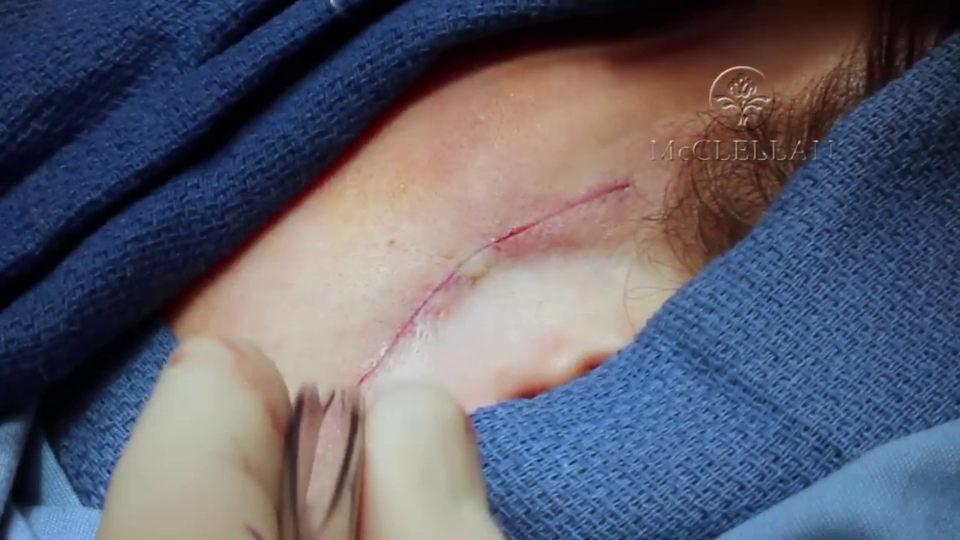
#> input picture original_frames/frame_0001.jpg, 1920 x 1080 px, given in place of suturing-real.mp4, which was not available (shown at 1/2 size)
$ python 01-segment.py
#> lines starting #> are read from the running program, lines starting #| are printed output that depends on the picture; after the words box and inside, x2 and y2 are one past the last pixel; in counts of white or black regions, pixels touching at a corner belong together; pictures that were not available may be replaced by others from this repository, and a replacement may not be noted
#> further down, frame is the input picture: shape (1080, 1920, 3); mean B, G, R 109.5, 95.2, 94.2
import cv2
import numpy as np
import os

# convert rgb to hsv
def rgb_to_hsv(r, g, b):
    # std formula
    r, g, b = r/255.0, g/255.0, b/255.0
    mx = max(r, g, b)
    mn = min(r, g, b)
    diff = mx-mn
    if mx == mn:
        h = 0
    elif mx == r:
        h = (60 * ((g-b)/diff) + 360) % 360
    elif mx == g:
        h = (60 * ((b-r)/diff) + 120) % 360
    else:
        h = (60 * ((r-g)/diff) + 240) % 360
    if mx == 0:
        s = 0
    else:
        s = (diff/mx) * 100
    v = mx * 100
    # hsv
    return (h/2, s*2.55, v*2.55)

def color_segment(frame):
    # convert frame from BGR to HSV color space
    hsv = cv2.cvtColor(frame, cv2.COLOR_BGR2HSV)
#> hsv: shape (1080, 1920, 3); mean H, S, V 73.4, 118.2, 125.9
    # convert RGB values to HSV for elements based on online color picker
    gloves_hsv = rgb_to_hsv(197, 204, 192)
    clothes_hsv = rgb_to_hsv(87, 128, 189)
    cut_hsv = rgb_to_hsv(204, 128, 132)
    tools_light_hsv = rgb_to_hsv(205, 252, 252)
    tools_dark_hsv = rgb_to_hsv(70, 76, 75)
    skin_hsv = rgb_to_hsv(205, 182, 157)

    # define color ranges around the provided hsv value
    def create_range(hsv, h_tol=10, s_tol=50, v_tol=50):
        return (
            np.array([max(0, hsv[0]-h_tol), max(0, hsv[1]-s_tol), max(0, hsv[2]-v_tol)]),
            np.array([min(180, hsv[0]+h_tol), min(255, hsv[1]+s_tol), min(255, hsv[2]+v_tol)])
        )

    # hsv ranges for each component
    gloves_range = create_range(gloves_hsv)
    clothes_range = create_range(clothes_hsv)
    cut_range = create_range(cut_hsv)
    tools_light_range = create_range(tools_light_hsv, s_tol=20, v_tol=20)
    tools_dark_range = create_range(tools_dark_hsv, s_tol=20, v_tol=20)
    skin_range = create_range(skin_hsv)

    # binary masks for each element -- isolate specific parts of image based on color white if match, black if no match for each component
    gloves_mask = cv2.inRange(hsv, gloves_range[0], gloves_range[1])
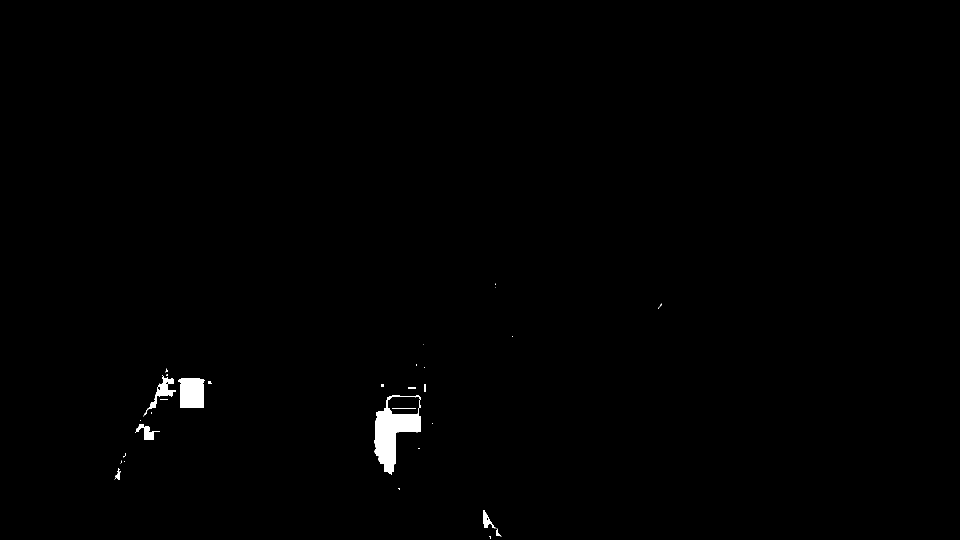
#> gloves_mask: shape (1080, 1920) (shown at 1/2 size); 0.6% white; 32 white regions (18 under 20 px), largest, box (x1, y1, x2, y2) and area: (749, 790, 842, 950) 6747, (356, 756, 410, 816) 2876, (286, 750, 352, 833) 1147
    clothes_mask = cv2.inRange(hsv, clothes_range[0], clothes_range[1])
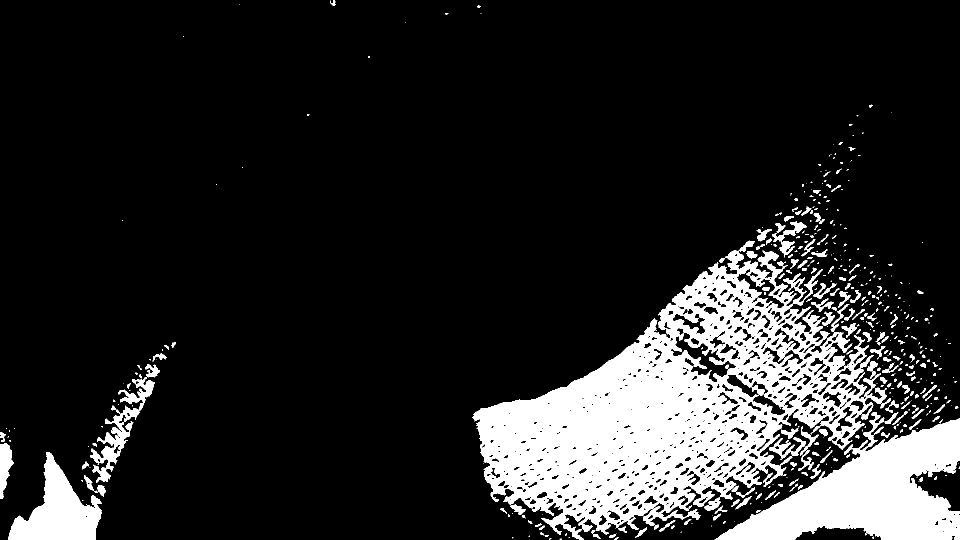
#> clothes_mask: shape (1080, 1920) (shown at 1/2 size); 14.5% white; 494 white regions (277 under 20 px), largest, box (x1, y1, x2, y2) and area: (945, 481, 1774, 1080) 194617, (1429, 824, 1920, 1080) 59765, (16, 904, 204, 1080) 15668
    cut_mask = cv2.inRange(hsv, cut_range[0], cut_range[1])
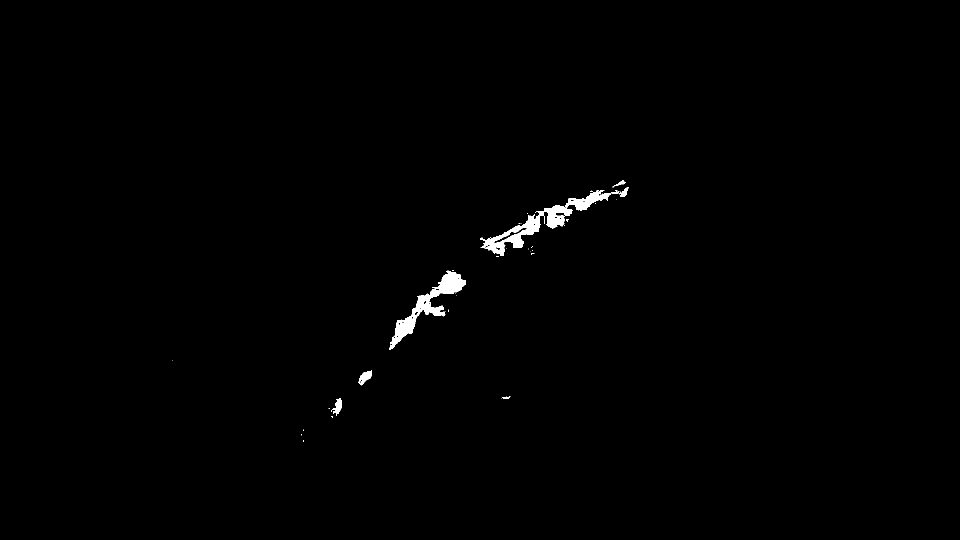
#> cut_mask: shape (1080, 1920) (shown at 1/2 size); 0.62% white; 36 white regions (27 under 20 px), largest, box (x1, y1, x2, y2) and area: (961, 380, 1239, 512) 6396, (778, 541, 931, 700) 5124, (716, 740, 744, 771) 422
    tools_light_mask = cv2.inRange(hsv, tools_light_range[0], tools_light_range[1])
#> tools_light_mask: shape (1080, 1920); every value is 0
    tools_dark_mask = cv2.inRange(hsv, tools_dark_range[0], tools_dark_range[1])
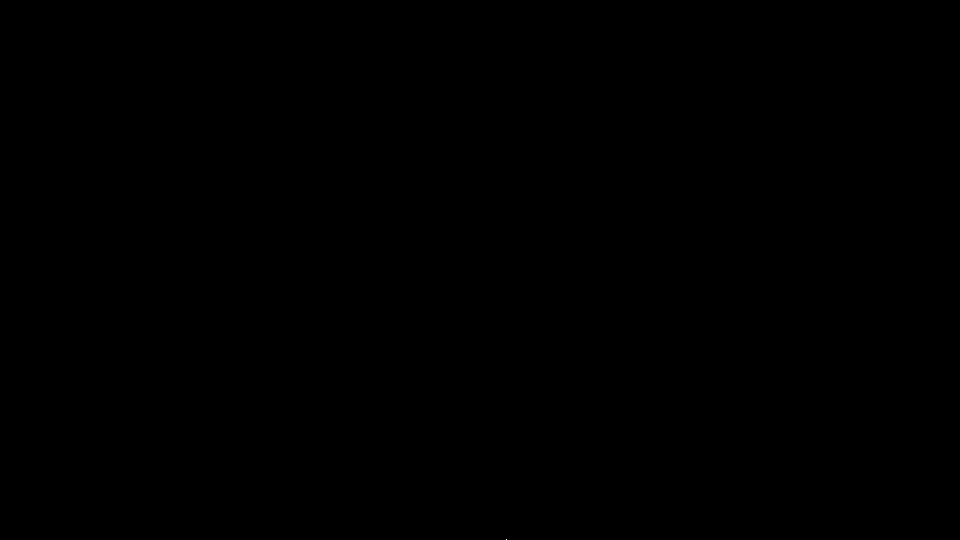
#> tools_dark_mask: shape (1080, 1920) (shown at 1/2 size); 0% white in thin lines or dots, all inside (x1, y1, x2, y2) = (1013, 1078, 1014, 1080)
    skin_mask = cv2.inRange(hsv, skin_range[0], skin_range[1])
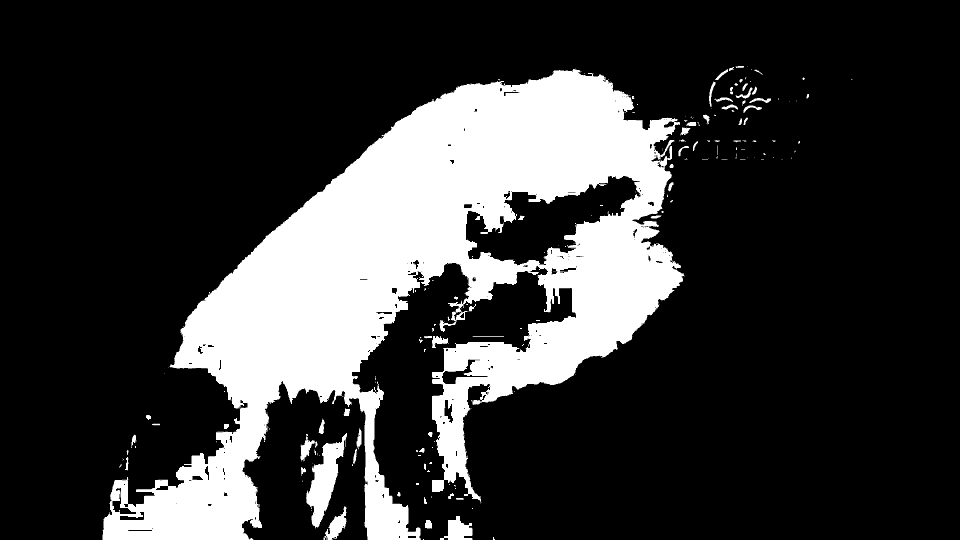
#> skin_mask: shape (1080, 1920) (shown at 1/2 size); 21.7% white; 218 white regions (151 under 20 px), largest, box (x1, y1, x2, y2) and area: (205, 138, 1369, 1080) 433856, (612, 866, 694, 1057) 6415, (880, 1032, 945, 1080) 1804

    # combine light and dark tool masks else bad detection (light reflection)
    tools_mask = cv2.bitwise_or(tools_light_mask, tools_dark_mask)

    # blank image
    result = np.zeros_like(frame)
    # fill in result image with colors based on the masks
    result[gloves_mask > 0] = [255, 255, 0]
    result[clothes_mask > 0] = [255, 0, 0]
    result[cut_mask > 0] = [0, 0, 255]
    result[tools_mask > 0] = [0, 255, 0]
    result[skin_mask > 0] = [255, 0, 255]

    return result

segmented_folder = 'segmented_frames_longer2'
original_folder = 'original_frames_longer2'
os.makedirs(segmented_folder, exist_ok=True)
os.makedirs(original_folder, exist_ok=True)

# open the video file
video = cv2.VideoCapture('suturing-real.mp4')

frame_count = 0
while True:
    # read a frame from the video
    ret, frame = video.read()
    if not ret:
        break  # exit loop if no more frames

    # process the frame using color segmentation
    segmented_frame = color_segment(frame)
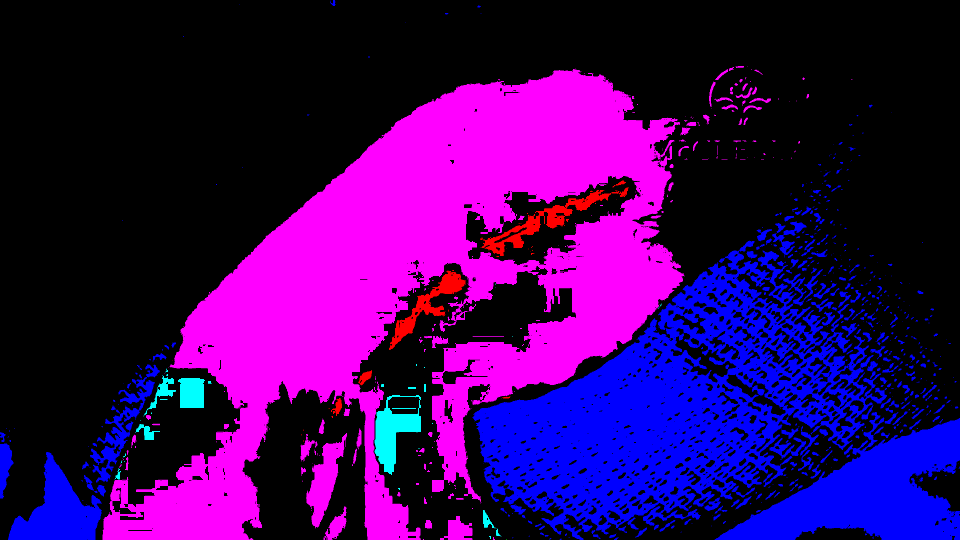
#> segmented_frame: shape (1080, 1920, 3) (shown at 1/2 size); mean B, G, R 93.9, 1.5, 57

    # save every 10th segmented frame
    if (frame_count % 15 == 0):
        segmented_output_path = os.path.join(segmented_folder, f'frame_{frame_count:04d}.jpg')
        cv2.imwrite(segmented_output_path, segmented_frame)

    # save the first 500 original frames
    if (frame_count % 15 == 0):
        original_output_path = os.path.join(original_folder, f'frame_{frame_count:04d}.jpg')
        cv2.imwrite(original_output_path, frame)

    frame_count += 1

    # display the segmented frame
    '''
    cv2.imshow('segmented frame', segmented_frame)
    if cv2.waitKey(1) & 0xFF == ord('q'):
        break  # exit loop if q is pressed
    '''

video.release()
cv2.destroyAllWindows()
